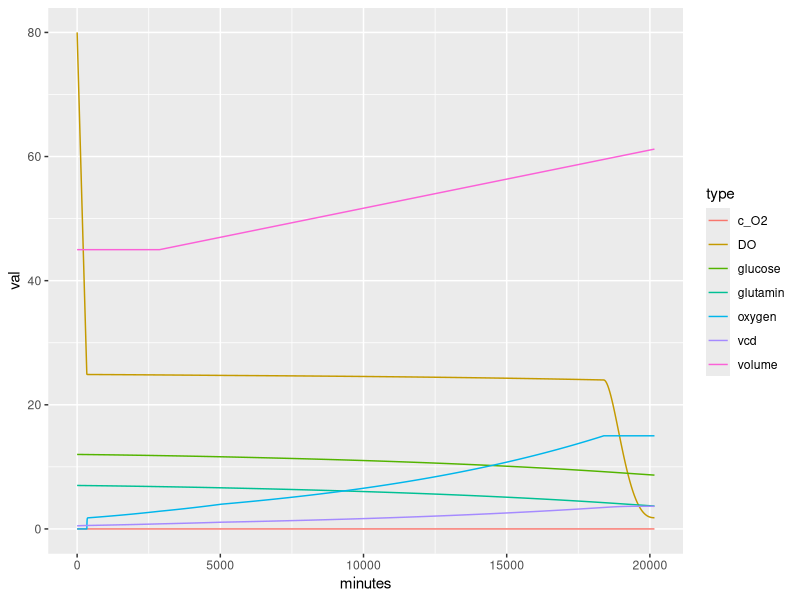
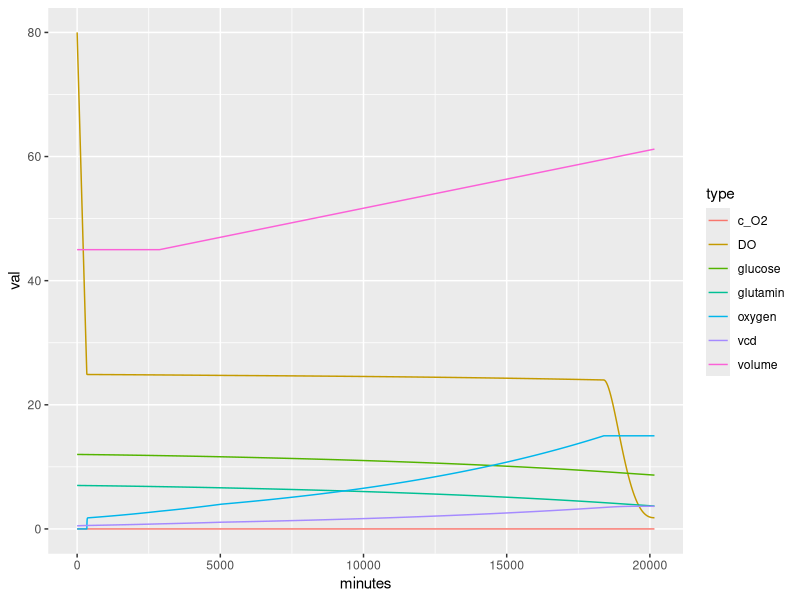

Recreate these plots in R, in order. (Note: this script raises an error after producing the figures.)
library(ggplot2)
library(tidyr)
library(dplyr)
library(readr)

setwd("/mnt/Working/Programing/Git/tiggax/bion/data")


simple_fit <- read.csv("default.csv")

simple_fit %>% 
  #mutate(DO = DO * 10000) %>% 
  pivot_longer(cols = !minutes, names_to = "type", values_to = "val") %>% 
  filter(type != "product")-> data

data %>% 
  ggplot(aes(x = minutes, y = val, colour = type)) + 
  geom_line() 

dir.create("fig")

ggsave()